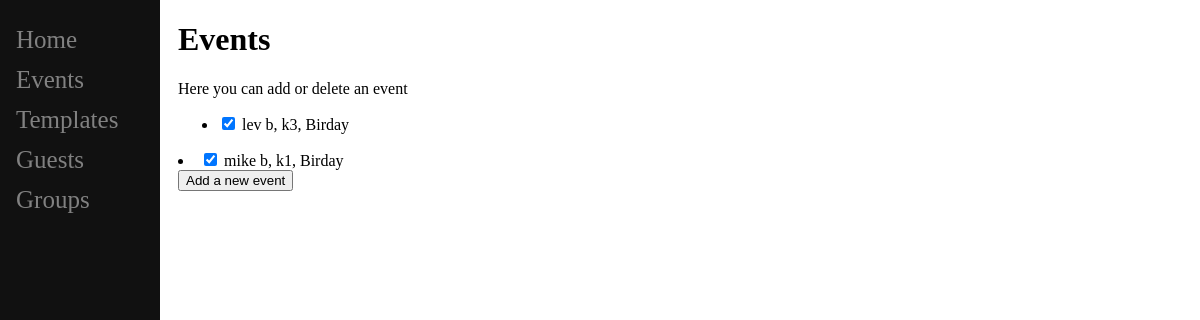
/events/, run on an earlier commit of the app's database.
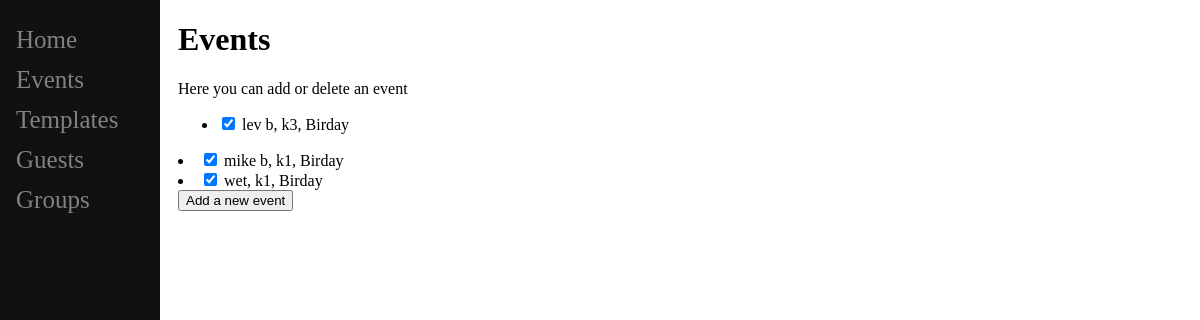
And on a later commit of the database.
### invitations/models.py (models this page shows, shortened)
class Event(models.Model):
    group = models.ForeignKey(Group, on_delete=models.CASCADE)
    template = models.ForeignKey(Template, on_delete=models.CASCADE)
    name = models.CharField(max_length=200)

class Group(models.Model):
    name = models.CharField(max_length=200)
    def __str__(self):
        return self.name

class Template(models.Model):
    name = models.CharField(max_length=200)
    content = models.CharField(max_length=200)
    def __str__(self):
        return self.name

### invitations/views.py (the view)
def events(response):
    events_ = Event.objects.all()
    return render(response, "invitations/events.html", {"events": events_})

### templates/invitations/events.html (shortened to what this page needs)
{% extends 'invitations/base.html' %}
{% block content %}
    <h1>Events</h1>
    <p>Here you can add or delete an event </p>
    <form method="POST" action="#">
        {% if events %}
            <ul>
                {% for event in events %}
                    <li><input type="checkbox" value="clicked" name="c{{event.id}}}}" checked>
                      {{ event.name }}, {{ event.group }}, {{ event.template }}
                    </ul>
                {% endfor %}
        {% else %}
            <dev><p> You have no events yet </p></dev>
        {% endif %}
        <div><button type="submit" name="save"> Add a new event </button></div>
    </form>
{% endblock %}

### templates/invitations/base.html (shortened to what this page needs)
<!DOCTYPE html>
<html lang="en">
<head>
</head>
<body>
<div class="sidenav">
    <a href="/home">Home</a>
    <a href="/events">Events</a>
    <a href="/templates">Templates</a>
    <a href="/guests">Guests</a>
    <a href="/groups">Groups</a>
</div>
<div id="content" class="main">
    {% block content %}
    {% endblock %}
</div>
</body>
</html>

### templates/invitations/base.html (style rules this page uses)
.sidenav { height: 100%; width: 160px; position: fixed; z-index: 1; top:0; left:0; background-color: #111; overflow-x: hidden; padding-top: 20px; }
.sidenav a { padding: 6px 8px 6px 16px; text-decoration: none; font-size: 25px; color: #818181; display: block; }
.main { margin-left: 160px; padding: 0px 10px; }

What changed in the data, as far as the page shows it:
added Event: name "wet", group "k1", template "Birday"
